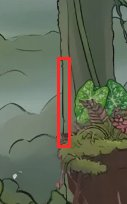
#> input picture reference/polish-report/clean-sweep/line_vertical_dark_line_canvas_blobField_drawSoil_.jpg, 127 x 204 px
$ python -i cutsheet.py   (imports and definitions only)
#> lines starting #> are read from the running program, lines starting #| are printed output that depends on the picture; after the words box and inside, x2 and y2 are one past the last pixel; in counts of white or black regions, pixels touching at a corner belong together
#> further down, picture is the input picture: PIL image 127x204 RGB; mean R, G, B 98, 103.8, 85.7
"""ART-678: cut EVERY piece of a picked sheet take (run in the HF sandbox beside hfcut.py = hfprops/cut.py, as cutprops.py).

    python cutsheet.py <picks.json> <takes dir> <out dir>

picks.json: {"<take stem>": {"bg": "mag"|"grey", "pieces": [{"name", "units", "dest", "at": [fx, fy] a point on the piece
as fractions of the take, "side"?: "w" (units are its width, else its height), "opaque"?: true}, ...]}. Pieces are found as the take's separate blobs (distance from the border colour, specks
under 0.4% of the take dropped); each blob's padded box is keyed on its own by key_own (biggest piece kept), then sized to 3 px per game
unit of its height (never above the take). "opaque": the underlayer band (only the magenta above its top is keyed: cut by key_own on
the whole take). Colour under clear pixels zeroed. Writes <out>/<dest>/<name>.webp (lossless), <out>/sizes.json, <out>.tar.
"""
import json, runpy, sys, tarfile
from pathlib import Path
import numpy as np
from PIL import Image
from scipy import ndimage as ndi

HERE = Path(__file__).resolve().parent
# [1 line that did not run here, left out]
PX = 3.0


def blobs(im):
    a = np.asarray(im.convert('RGB')).astype(np.float32)
    ring = np.concatenate([a[:6].reshape(-1, 3), a[-6:].reshape(-1, 3), a[:, :6].reshape(-1, 3), a[:, -6:].reshape(-1, 3)])
    bg = np.median(ring, 0)
#> bg = [92, 104, 85]
    fg = np.sqrt(((a - bg) ** 2).sum(-1)) > 60
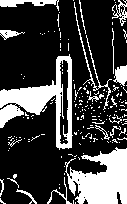
#> fg: shape (204, 127) bool; 26% white; 181 white regions (162 under 20 px), largest, box (x1, y1, x2, y2) and area: (0, 54, 73, 150) 2336, (65, 147, 127, 204) 2297, (0, 0, 59, 11) 289
    fg = ndi.binary_opening(fg, iterations=2)
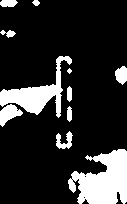
#> fg: shape (204, 127) bool; 17.4% white; 11 white regions (1 under 20 px), largest, box (x1, y1, x2, y2) and area: (68, 149, 127, 204) 2150, (0, 56, 72, 118) 1395, (0, 104, 23, 127) 281
    fg = ndi.binary_closing(fg, iterations=6)
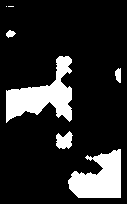
#> fg: shape (204, 127) bool; 16.1% white; 7 white regions (2 under 20 px), largest, box (x1, y1, x2, y2) and area: (6, 56, 72, 123) 2075, (68, 149, 121, 198) 1747, (56, 131, 73, 149) 215, (115, 68, 121, 83) 70, (6, 30, 16, 38) 50
    lab, n = ndi.label(fg)
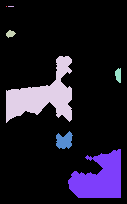
#> lab: shape (204, 127) int32; 8 distinct labels, from 0 to 7; one colour per label, 0 black
#> n = 7
    H, W = fg.shape
#> H = 204; W = 127
    out = []
    for i, sl in enumerate(ndi.find_objects(lab), 1):
        if (lab[sl] == i).sum() < 0.004 * H * W:
            continue
        y0, y1, x0, x1 = sl[0].start, sl[0].stop, sl[1].start, sl[1].stop
        out.append((x0, y0, x1, y1))
#> this loop made 7 passes
#> (y0, y1, x0, x1) on passes 4, 6, 7: (56, 123, 6, 72), (131, 149, 56, 73), (149, 198, 68, 121)
#> after the loop, out = [(6, 56, 72, 123), (56, 131, 73, 149), (68, 149, 121, 198)]
    # reading order: bands by vertical centre (a new band when a top starts below the band's mean bottom), then x
    out.sort(key=lambda b: (b[1] + b[3]) / 2)
    bands, cur = [], []
    for b in out:
        if cur and b[1] > np.mean([c[3] for c in cur]) - 20:
            bands.append(cur); cur = []
        cur.append(b)
#> this loop made 3 passes
#> after the loop, bands = [[(6, 56, 72, 123)], [(56, 131, 73, 149)]]; cur = [(68, 149, 121, 198)]
    if cur:
        bands.append(cur)
    return [b for band in bands for b in sorted(band, key=lambda b: b[0])]


# [49 lines left out: functions key_top, main, not called in this run]


# [2 lines not run here, left out]

>>> from PIL import Image
>>> picture = Image.open('../../../reference/polish-report/clean-sweep/line_vertical_dark_line_canvas_blobField_drawSoil_.jpg')
>>> result = blobs(picture)
#> result has the same summary as out in blobs

$ run again, on reference/polish-report/clean-sweep/repeat_same_piece_same_piece_w6_water_webp_0_541_512_213_.jpg
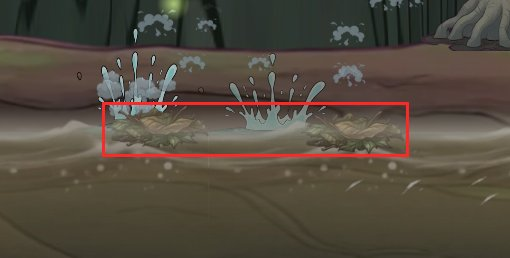
#> input picture reference/polish-report/clean-sweep/repeat_same_piece_same_piece_w6_water_webp_0_541_512_213_.jpg, 510 x 258 px
#> picture is the input picture: PIL image 510x258 RGB; mean R, G, B 83.9, 75.3, 63.3
#> bg = [63, 59, 48]
#> in blobs, `fg = np.sqrt(((a - bg) ** 2).sum(-1)) > 60`:
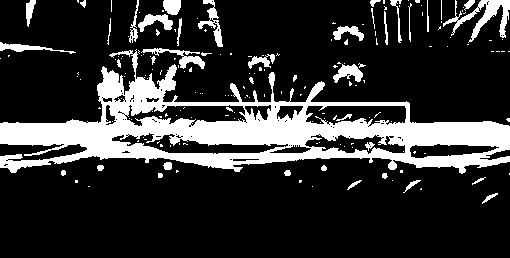
#> fg: shape (258, 510) bool; 20% white; 184 white regions (143 under 20 px), largest, box (x1, y1, x2, y2) and area: (0, 49, 510, 174) 21060, (443, 0, 510, 43) 908, (141, 48, 205, 69) 392
#> in blobs, `lab, n = ndi.label(fg)`:
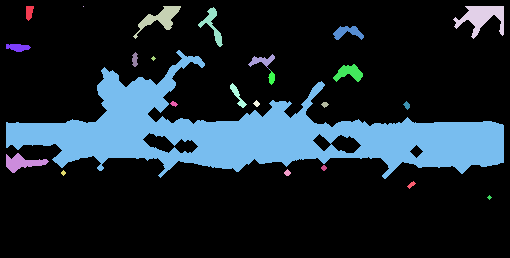
#> lab: shape (258, 510) int32; 29 distinct labels, from 0 to 28; one colour per label, 0 black
#> n = 28
#> the loop in blobs, `for i, sl in enumerate(ndi.find_objects(lab), 1):` made 28 passes
#> (y0, y1, x0, x1) on passes 4, 8: (6, 39, 453, 504), (50, 179, 6, 504)
#> after the loop in blobs, `for i, sl in enumerate(ndi.find_objects(lab), 1):`: out = [(453, 6, 504, 39), (6, 50, 504, 179)]
#> the loop in blobs, `for b in out:` made 2 passes
#> after the loop in blobs, `for b in out:`: bands = [[(453, 6, 504, 39)]]; cur = [(6, 50, 504, 179)]
#> result = [(453, 6, 504, 39), (6, 50, 504, 179)]
